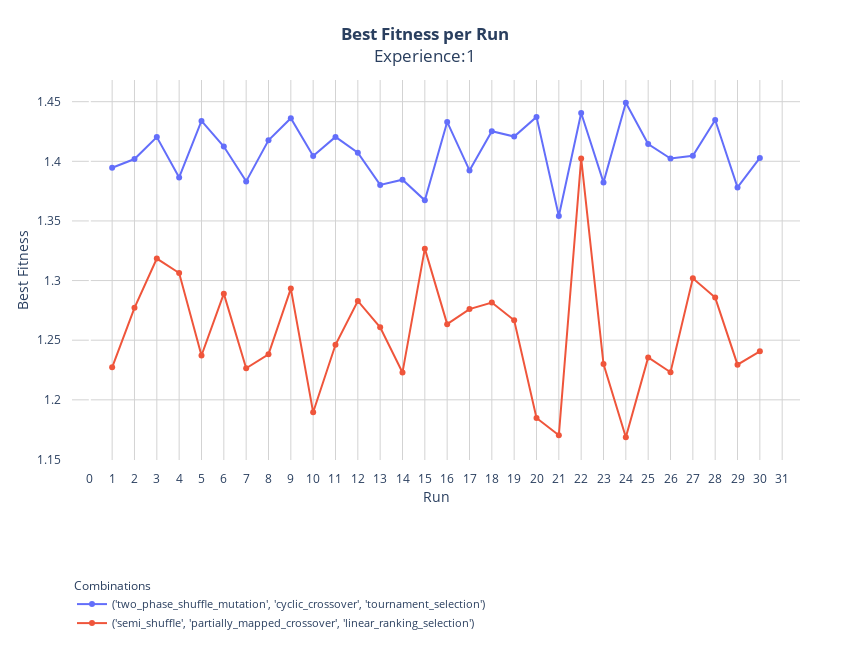
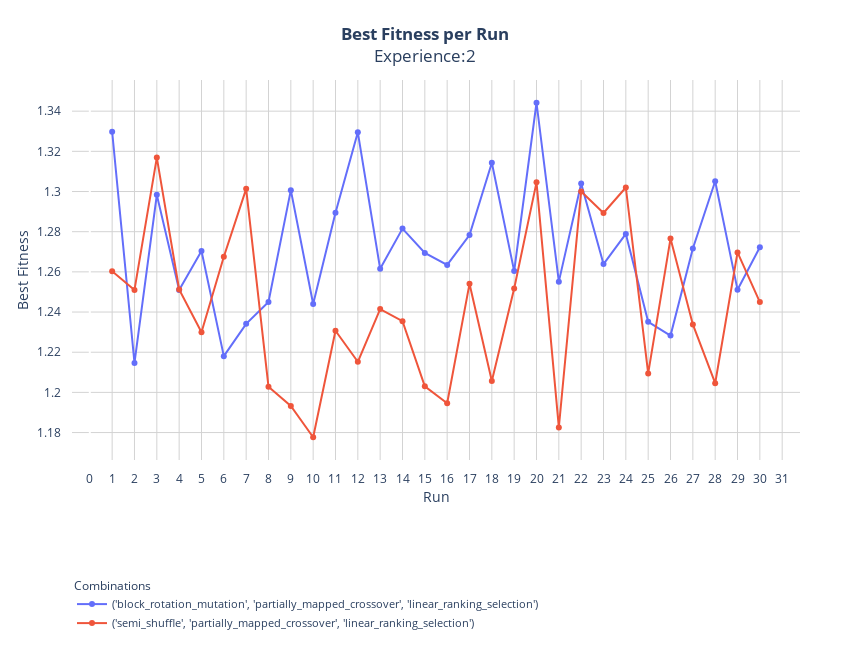

Notebook source saved alongside these figures, in order:
### Code cell
#only plot those of interest
plot_BF_inter_run(df_exp1, ['TCT', 'SPL'], '1')
plot_BF_inter_run(df_exp2, ['BPL', 'SPL'], '2')
plot_BF_inter_run(df_exp3, ['BCT', 'SPL'], '3')

### Figure 1 — Plotly figure (JSON) as saved in the notebook; plotly's stock layout.template omitted (floating-point values rounded to 4 significant figures; data arrays with more than 128 entries replaced by an {"elided": "..."} marker saying what was removed)
{"data": [{"hovertemplate": "Combination: ('two_phase_shuffle_mutation', 'cyclic_crossover', 'tournament_selection')<br>Generation: %{x}<br>Fitness: %{y}<extra></extra>", "mode": "lines+markers", "name": "('two_phase_shuffle_mutation', 'cyclic_crossover', 'tournament_selection')", "type": "scatter", "x": {"elided": "360 int values"}, "y": [1.395, 1.402, 1.42, 1.386, 1.434, 1.412, 1.383, 1.418, 1.436, 1.404, 1.42, 1.407, 1.38, 1.385, 1.367, 1.433, 1.392, 1.425, 1.421, 1.437, 1.354, 1.441, 1.382, 1.449, 1.414, 1.402, 1.405, 1.435, 1.378, 1.403]}, {"hovertemplate": "Combination: ('semi_shuffle', 'partially_mapped_crossover', 'linear_ranking_selection')<br>Generation: %{x}<br>Fitness: %{y}<extra></extra>", "mode": "lines+markers", "name": "('semi_shuffle', 'partially_mapped_crossover', 'linear_ranking_selection')", "type": "scatter", "x": {"elided": "360 int values"}, "y": [1.227, 1.277, 1.318, 1.306, 1.237, 1.289, 1.226, 1.238, 1.293, 1.19, 1.246, 1.283, 1.261, 1.223, 1.327, 1.263, 1.276, 1.282, 1.267, 1.185, 1.17, 1.402, 1.23, 1.169, 1.236, 1.223, 1.302, 1.286, 1.229, 1.241]}], "layout": {"autosize": true, "height": 650, "legend": {"font": {"size": 11}, "orientation": "h", "title": {"font": {"size": 12}, "side": "top", "text": "Combinations"}, "y": -0.3}, "margin": {"b": 100, "l": 50, "pad": 10, "r": 50, "t": 80}, "plot_bgcolor": "white", "title": {"text": "<b>Best Fitness per Run</b><br>Experience:1", "x": 0.5, "xanchor": "center"}, "width": 850, "xaxis": {"dtick": 1, "gridcolor": "lightgray", "range": [0, null], "tickmode": "linear", "title": {"text": "Run"}}, "yaxis": {"gridcolor": "lightgray", "title": {"text": "Best Fitness"}}}}

### Figure 2 — Plotly figure (JSON) as saved in the notebook; plotly's stock layout.template omitted (floating-point values rounded to 4 significant figures; data arrays with more than 128 entries replaced by an {"elided": "..."} marker saying what was removed)
{"data": [{"hovertemplate": "Combination: ('block_rotation_mutation', 'partially_mapped_crossover', 'linear_ranking_selection')<br>Generation: %{x}<br>Fitness: %{y}<extra></extra>", "mode": "lines+markers", "name": "('block_rotation_mutation', 'partially_mapped_crossover', 'linear_ranking_selection')", "type": "scatter", "x": {"elided": "360 int values"}, "y": [1.33, 1.215, 1.298, 1.251, 1.27, 1.218, 1.234, 1.245, 1.301, 1.244, 1.289, 1.329, 1.262, 1.282, 1.269, 1.263, 1.278, 1.314, 1.26, 1.344, 1.255, 1.304, 1.264, 1.279, 1.235, 1.228, 1.272, 1.305, 1.251, 1.272]}, {"hovertemplate": "Combination: ('semi_shuffle', 'partially_mapped_crossover', 'linear_ranking_selection')<br>Generation: %{x}<br>Fitness: %{y}<extra></extra>", "mode": "lines+markers", "name": "('semi_shuffle', 'partially_mapped_crossover', 'linear_ranking_selection')", "type": "scatter", "x": {"elided": "360 int values"}, "y": [1.26, 1.251, 1.317, 1.251, 1.23, 1.268, 1.301, 1.203, 1.193, 1.178, 1.231, 1.215, 1.241, 1.235, 1.203, 1.195, 1.254, 1.206, 1.252, 1.305, 1.183, 1.3, 1.289, 1.302, 1.209, 1.277, 1.234, 1.205, 1.27, 1.245]}], "layout": {"autosize": true, "height": 650, "legend": {"font": {"size": 11}, "orientation": "h", "title": {"font": {"size": 12}, "side": "top", "text": "Combinations"}, "y": -0.3}, "margin": {"b": 100, "l": 50, "pad": 10, "r": 50, "t": 80}, "plot_bgcolor": "white", "title": {"text": "<b>Best Fitness per Run</b><br>Experience:2", "x": 0.5, "xanchor": "center"}, "width": 850, "xaxis": {"dtick": 1, "gridcolor": "lightgray", "range": [0, null], "tickmode": "linear", "title": {"text": "Run"}}, "yaxis": {"gridcolor": "lightgray", "title": {"text": "Best Fitness"}}}}
